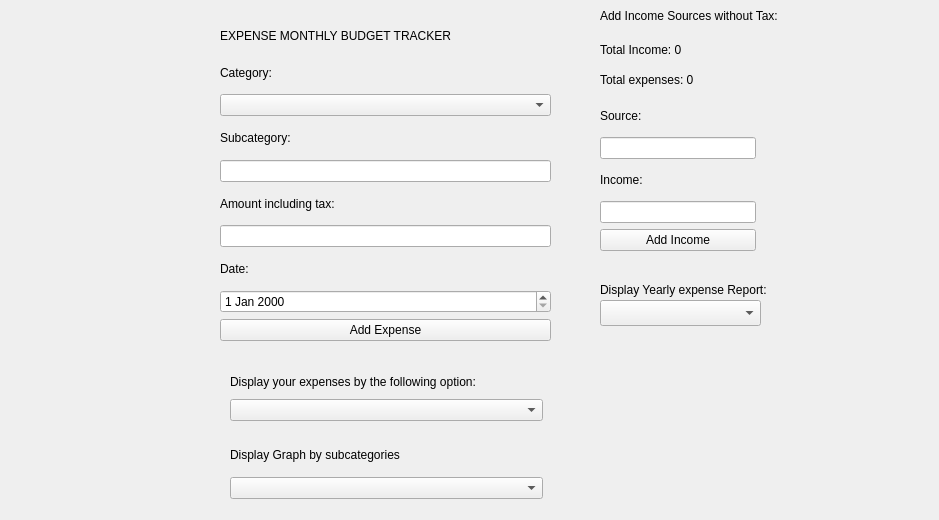
<?xml version="1.0" encoding="UTF-8"?>
<ui version="4.0">
 <class>ExpenseTracker</class>
 <widget class="QWidget" name="ExpenseTracker">
  <property name="geometry">
   <rect>
    <x>0</x>
    <y>0</y>
    <width>939</width>
    <height>520</height>
   </rect>
  </property>
  <property name="windowTitle">
   <string>ExpenseTracker</string>
  </property>
  <widget class="QWidget" name="layoutWidget">
   <property name="geometry">
    <rect>
     <x>220</x>
     <y>20</y>
     <width>331</width>
     <height>321</height>
    </rect>
   </property>
   <layout class="QVBoxLayout" name="verticalLayout_3">
    <item>
     <widget class="QLabel" name="headerLabel">
      <property name="autoFillBackground">
       <bool>false</bool>
      </property>
      <property name="text">
       <string>EXPENSE MONTHLY BUDGET TRACKER</string>
      </property>
     </widget>
    </item>
    <item>
     <widget class="QLabel" name="label_2">
      <property name="text">
       <string>Category:</string>
      </property>
     </widget>
    </item>
    <item>
     <widget class="QComboBox" name="categoryBox"/>
    </item>
    <item>
     <widget class="QLabel" name="label">
      <property name="text">
       <string>Subcategory:</string>
      </property>
     </widget>
    </item>
    <item>
     <widget class="QLineEdit" name="subcategoryTextField"/>
    </item>
    <item>
     <widget class="QLabel" name="label_3">
      <property name="text">
       <string>Amount including tax:</string>
      </property>
     </widget>
    </item>
    <item>
     <widget class="QLineEdit" name="amountTextField"/>
    </item>
    <item>
     <widget class="QLabel" name="label_4">
      <property name="text">
       <string>Date:</string>
      </property>
     </widget>
    </item>
    <item>
     <widget class="QDateEdit" name="dateTextField"/>
    </item>
    <item>
     <widget class="QPushButton" name="addButton">
      <property name="text">
       <string>Add Expense</string>
      </property>
     </widget>
    </item>
   </layout>
  </widget>
  <widget class="QWidget" name="layoutWidget">
   <property name="geometry">
    <rect>
     <x>230</x>
     <y>370</y>
     <width>313</width>
     <height>129</height>
    </rect>
   </property>
   <layout class="QGridLayout" name="gridLayout">
    <item row="0" column="0">
     <layout class="QVBoxLayout" name="verticalLayout_2" stretch="0,0">
      <property name="sizeConstraint">
       <enum>QLayout::SetDefaultConstraint</enum>
      </property>
      <property name="bottomMargin">
       <number>11</number>
      </property>
      <item>
       <widget class="QLabel" name="label_5">
        <property name="text">
         <string>Display your expenses by the following option:</string>
        </property>
       </widget>
      </item>
      <item>
       <widget class="QComboBox" name="displayBox">
        <property name="placeholderText">
         <string>Select Option</string>
        </property>
       </widget>
      </item>
     </layout>
    </item>
    <item row="1" column="0">
     <layout class="QVBoxLayout" name="verticalLayout_5">
      <property name="sizeConstraint">
       <enum>QLayout::SetMaximumSize</enum>
      </property>
      <item>
       <widget class="QLabel" name="label_6">
        <property name="text">
         <string>Display Graph by subcategories</string>
        </property>
       </widget>
      </item>
      <item>
       <widget class="QComboBox" name="displayBox_2">
        <property name="placeholderText">
         <string>Select Option</string>
        </property>
       </widget>
      </item>
     </layout>
    </item>
   </layout>
  </widget>
  <widget class="QLabel" name="displayYear">
   <property name="geometry">
    <rect>
     <x>600</x>
     <y>-20</y>
     <width>311</width>
     <height>71</height>
    </rect>
   </property>
   <property name="text">
    <string>Add Income Sources without Tax:</string>
   </property>
  </widget>
  <widget class="QLabel" name="displayTotalInc">
   <property name="geometry">
    <rect>
     <x>600</x>
     <y>40</y>
     <width>331</width>
     <height>20</height>
    </rect>
   </property>
   <property name="text">
    <string>Total Income: 0</string>
   </property>
  </widget>
  <widget class="QLabel" name="displayTotalExp">
   <property name="geometry">
    <rect>
     <x>600</x>
     <y>70</y>
     <width>331</width>
     <height>20</height>
    </rect>
   </property>
   <property name="text">
    <string>Total expenses: 0</string>
   </property>
  </widget>
  <widget class="QWidget" name="layoutWidget">
   <property name="geometry">
    <rect>
     <x>600</x>
     <y>100</y>
     <width>156</width>
     <height>151</height>
    </rect>
   </property>
   <layout class="QVBoxLayout" name="verticalLayout">
    <item>
     <widget class="QLabel" name="label_8">
      <property name="text">
       <string>Source:</string>
      </property>
     </widget>
    </item>
    <item>
     <widget class="QLineEdit" name="sourceTextField"/>
    </item>
    <item>
     <widget class="QLabel" name="label_9">
      <property name="text">
       <string>Income:</string>
      </property>
     </widget>
    </item>
    <item>
     <widget class="QLineEdit" name="incomeTextField"/>
    </item>
    <item>
     <widget class="QPushButton" name="incomeButton">
      <property name="text">
       <string>Add Income</string>
      </property>
     </widget>
    </item>
   </layout>
  </widget>
  <widget class="QComboBox" name="yearlyBox">
   <property name="geometry">
    <rect>
     <x>600</x>
     <y>300</y>
     <width>161</width>
     <height>26</height>
    </rect>
   </property>
   <property name="placeholderText">
    <string>Select Option</string>
   </property>
  </widget>
  <widget class="QLabel" name="label_7">
   <property name="geometry">
    <rect>
     <x>600</x>
     <y>280</y>
     <width>201</width>
     <height>20</height>
    </rect>
   </property>
   <property name="text">
    <string>Display Yearly expense Report:</string>
   </property>
  </widget>
 </widget>
 <resources/>
 <connections/>
</ui>
